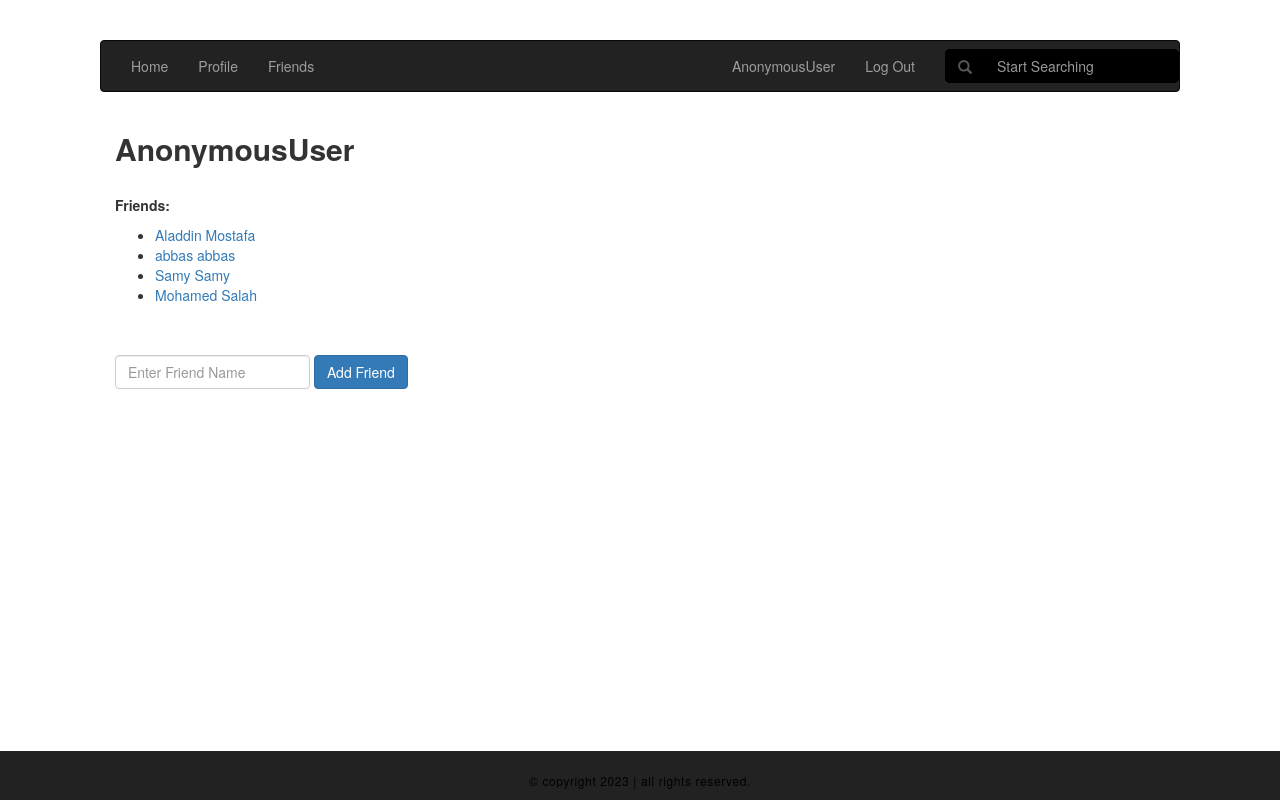
The page /ahmaymesl2/friends/ on the database its author committed.
### social_network/models.py (models this page shows)
class CustomUser(AbstractUser):
    friends = models.ManyToManyField('self')
    username = models.CharField(max_length=100, unique=True)
    password = models.CharField(max_length=100)
    email = models.CharField(max_length=100, unique=True)
    first_name = models.CharField(max_length=100)
    last_name = models.CharField(max_length=100)
    birth_date = models.CharField(max_length=10)
    gender = models.CharField(max_length=8)
    mobile_number = models.CharField(max_length=15)
    def __str__(self):
        return self.first_name + " " + self.last_name

### social_network/views.py (the view)
# urls.py: url(r'^(?P<username>[\w.@+-]+)/friends/$', views.detail, name='detail'),
def detail(request, username):
    user = CustomUser.objects.get(username=username)
    friends = user.friends.all()
    return render(request, 'social_network/friends.html', {'friends': friends})

### social_network/templates/social_network/friends.html (shortened to what this page needs)
<!DOCTYPE html>
<html lang="en">
<head>
<link rel="stylesheet" href="https://cdnjs.cloudflare.com/ajax/libs/font-awesome/4.7.0/css/font-awesome.min.css">
<link rel="stylesheet" href="https://maxcdn.bootstrapcdn.com/bootstrap/3.3.7/css/bootstrap.min.css">
<link rel="stylesheet" href="https://maxcdn.bootstrapcdn.com/bootstrap/3.3.7/css/bootstrap.min.css">
</head>
<body>
<nav class="navbar navbar-inverse">
  <div class="container-fluid">
    <ul class="nav navbar-nav">
        <li ><a href="/"> Home</a></li>
      <li><a href="/{{user.username}}">Profile</a></li>
      <li><a href="/{{user.username}}/friends/">Friends</a></li>
    </ul>
      <ul class="nav navbar-nav navbar-right">
             <li><a href="/{{user.username}}">{{user}}</a></li>
        <li><a href="/logout/">Log Out</a></li>
      <form class="navbar-form navbar-right">
      <div class="form-group" style="background-color:#333;">
<div class="input-group" >
    <div class="input-group-addon" style="background-color:black;border-color:black;"><span class="glyphicon glyphicon-search"></span></div>
        <input type="text" class="form-control" placeholder="Start Searching" style="background-color:black;border-color:black;">
      </div>
      </div>
      </form>
            </ul>
  </div>
</nav>
<div class="container">
      <h2 class="card-title"><b>{{user}}</b></h4>
        <br>
<div class="card">
<p class="card-title" id='big_font'><b>Friends: </b></p>
<ul class="card-text">
    {% for friend in friends%}
        <li><a href="/users/{{ friend.pk }}/">{{friend}}</a></li>
    {% endfor %}
</ul>
</div>
<br>
<br>
<form method="post" action="{% url 'add_friend' user.username %}" class="form-inline">
  <div class="form-group mx-sm-3 mb-2">
    <input type="text" class="form-control" name="Friend" placeholder="Enter Friend Name">
  </div>
  <button type="submit" class="btn btn-primary mb-2">Add Friend</button>
</form>
</div>
<div class="container-fluid" id="footer">
   <div>
     <p>
       &copy; copyright 2023 | all rights reserved.
     </p>
   </div>
 </div>
</body>
</html>

### social_network/templates/social_network/friends.html (style rules this page uses)
body { margin:40px 100px; }
#footer { background: #222; border-top: 1px solid #222; margin: 0; padding: 0; width: 100%; position: fixed; left: 0; bottom: 0; text-align: center; }
#footer > div { margin: 0 auto; padding: 10px 0 10px; overflow: hidden; text-align: center; width: 100%; }
#footer div p { color: #000; display: inline-block; font-size: 12px; letter-spacing: 0.05em; margin: 0; padding: 10px 0 0; text-align: center; }
#big_font { font-size: 16; }

### rows shown on the page
CustomUser: first_name+last_name "Aladdin Mostafa"
CustomUser: first_name+last_name "abbas abbas"
CustomUser: first_name+last_name "Samy Samy"
CustomUser: first_name+last_name "Mohamed Salah"

### other values the page prints
{{ user }} "AnonymousUser"
